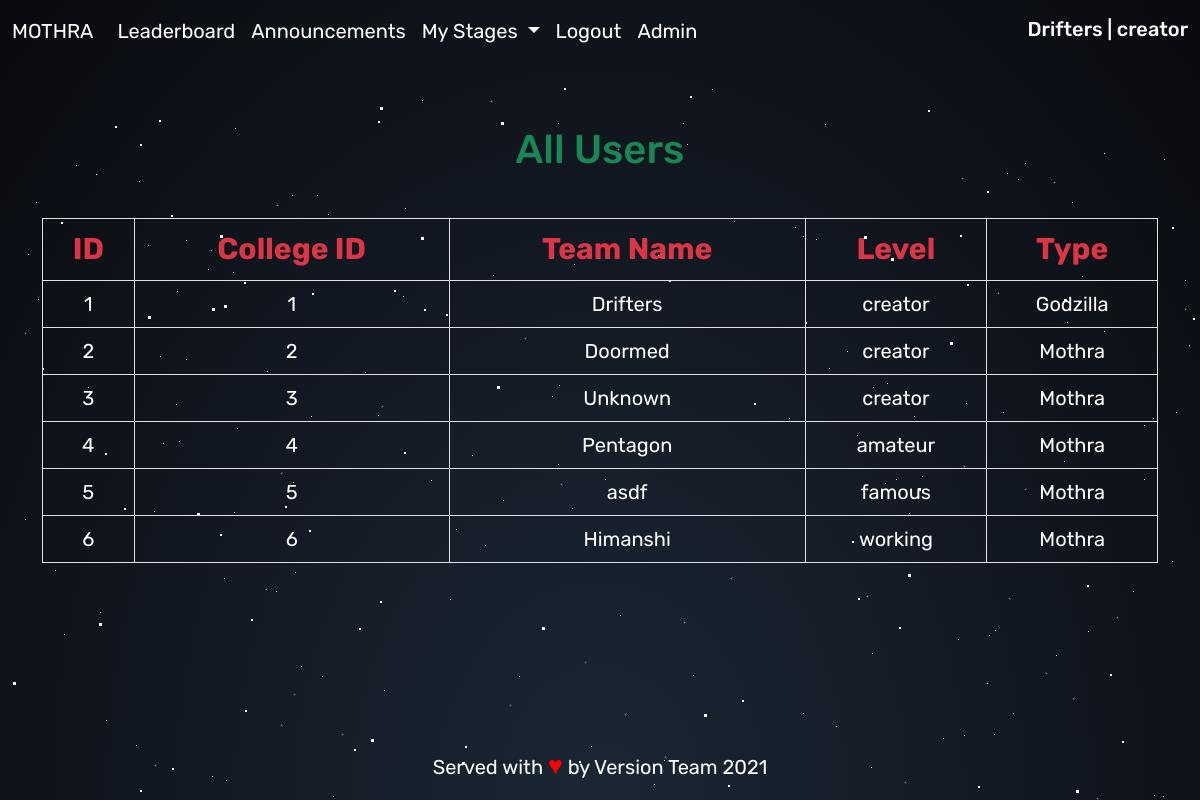
/all_users (signed in), run on the app's committed database.
### mothra/models.py (models this page shows, shortened)
class User(db.Model, UserMixin):
    id = db.Column(db.Integer, primary_key = True)
    college_id = db.Column(db.String(64), unique=True, index=True)
    teamname = db.Column(db.String(64), unique=True, index=True)
    password_hash = db.Column(db.String(128))
    user_type=db.Column(db.String(128), default='Mothra')
    level = db.Column(db.Integer, default=0)
    upgrade_time = db.Column(db.DateTime)

### mothra/godzilla/views.py (the view)
@godzilla.route('/all_users')
@login_required
def all_users():
    godzilla_check()
    users=User.query.order_by(User.id.asc()).all()
    return render_template('godzilla/users.html', users=users)

### mothra/godzilla/views.py (called while the page is built)
def godzilla_check():
    if current_user.user_type!='Godzilla':
        abort(403)

### mothra/models.py (called while the page is built)
@login_manager.user_loader
def load_user(user_id):
    return User.query.get(user_id)

### mothra/views.py (called while the page is built)
@app.context_processor
def inject_level():
    def getlev():
        if current_user.is_authenticated:
            lev=classify[current_user.level]
        else:
            lev=''
        return lev
    def clss():
        return classify[1:current_user.level+2]
    def show():
        return classify
    return dict(getlev=getlev, clss=clss, show=show, time=datetime.now(), start=start, end=end)

### mothra/templates/godzilla/users.html (shortened to what this page needs)
{% extends "base.html" %}
{% block head %}
<link rel="stylesheet" href="{{ url_for('static', filename='css/bg.css') }}">
{% endblock %}
{% block content %}
<div id='stars2'></div>
<div id='stars3'></div>
<div class="container text-center">
  <h1 class="text-success" style="margin:4%">All Users</h1>
  <div class="table-responsive">
  <table class="table text-white text-center table-bordered" >
    <thead>
      <tr class="text-danger" style="font-size:150%">
        <th>ID</th>
        <th>College ID</th>
        <th>Team Name</th>
        <th>Level</th>
        <th>Type</th>
      </tr>
    </thead>
    <tbody>
      {% for user in users %}
        <tr>
          <td>{{user.id}}</td>
          <td>{{user.college_id}}</td>
          <td>{{user.teamname}}</td>
          <td>{{show()[user.level]}}</td>
          <td>{{user.user_type}}</td>
        </tr>
      {% endfor %}
    </tbody>
  </table>
  </div>
</div>
{% endblock %}

### mothra/templates/base.html (shortened to what this page needs)
<!DOCTYPE html>
<html lang="en" dir="ltr">
  <head>
    {% block head %}{% endblock %}
    <link href="https://cdn.jsdelivr.net/npm/bootstrap@5.0.1/dist/css/bootstrap.min.css" rel="stylesheet">
    <link rel="stylesheet" href="{{ url_for('static', filename='css/style.css') }}">
  </head>
  <body class="">
    <nav class="navbar navbar-expand-lg navbar-dark sticky-top nav-trans">
      <div class="container-fluid">
        <a class="navbar-brand" href="{{ url_for('index') }}">MOTHRA</a>
        <div class="collapse navbar-collapse" id="navbarTogglerDemo02">
          <ul class="navbar-nav me-auto mb-2 mb-lg-0">
            <li class="nav-item">
              <a class="nav-link active" aria-current="page" href="{{ url_for('leaderboard') }}">Leaderboard</a>
            </li>
            <li class="nav-item">
              <a class="nav-link active" aria-current="page" href="{{ url_for('announcements') }}">Announcements</a>
            </li>
            {% if current_user.is_authenticated %}
            <li class="nav-item dropdown">
              <a class="nav-link dropdown-toggle text-white" href="#" id="navbarScrollingDropdown" role="button" data-bs-toggle="dropdown" aria-expanded="false">
                My Stages
              </a>
            </li>
            <li class="nav-item">
              <a class="nav-link active" aria-current="page" href="{{ url_for('logout') }}">Logout</a>
            </li>
            {% if current_user.user_type=="Godzilla" %}
            <li class="nav-item">
              <a class="nav-link active" aria-current="page" href="{{ url_for('godzilla.admin_dash') }}">Admin</a>
            </li>
            {% endif %}
            {% else %}
            <li class="nav-item">
              <a class="nav-link active" aria-current="page" href="{{ url_for('login') }}">Login</a>
            </li>
            {% endif %}
          </ul>
          <div class="d-flex text-white">
            <h5>{{ current_user.teamname }} | {{ getlev() }}</h5>
          </div>
        </div>
      </div>
    </nav>
    <div class="content text-white">
    {% block content %}
    {% endblock %}
    </div>
    <footer class="footer text-center">
        <span class="text-white ">Served with <span style="font-size:125%;color:red;">&hearts;</span> by Version Team 2021</p></span>
    </footer>
  </body>
</html>

### mothra/static/css/style.css (style rules this page uses)
html, body { height: 100%; -webkit-font-smoothing: antialiased; -moz-osx-font-smoothing: grayscale; }
body { display: flex; flex-direction: column; font-family: "Rubik", sans-serif; font-size:20px; }
.content { flex: 1 0 auto; padding: 10px; }
.footer { flex-shrink: 0; padding: 0px; }
.nav-trans a { color: rgb(255,255,255); border-bottom-style: ridge; border-bottom-color: rgb(255,255,255,0); }

### data on the page
User: teamname "Drifters", level "creator", id "1", college_id "1", user_type "Godzilla"
User: id "2", college_id "2", teamname "Doormed", level "creator", user_type "Mothra"
User: id "3", college_id "3", teamname "Unknown", level "creator", user_type "Mothra"
User: id "4", college_id "4", teamname "Pentagon", level "amateur", user_type "Mothra"
User: id "5", college_id "5", teamname "asdf", level "famous", user_type "Mothra"
User: id "6", college_id "6", teamname "Himanshi", level "working", user_type "Mothra"
